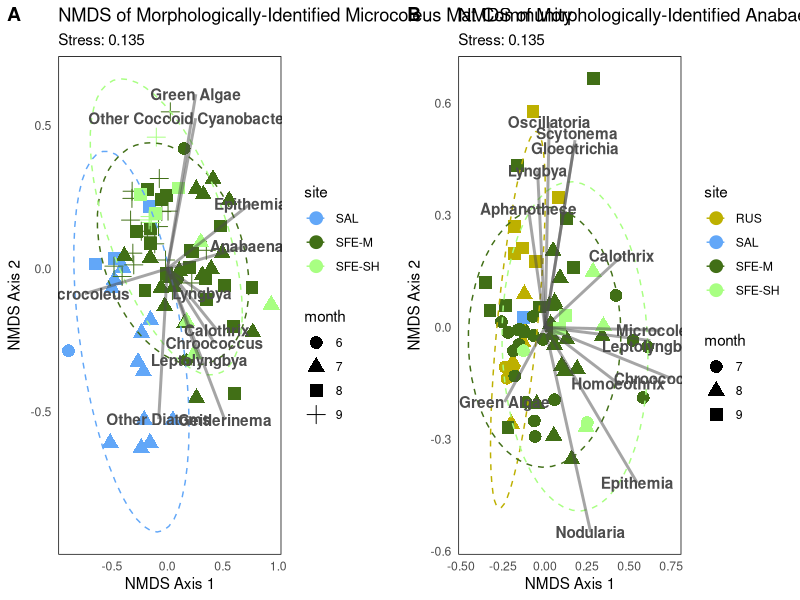

Write R code to recreate this figure.
####
# loading packages
library(tidyverse)
library(vegan)

set.seed(666)

# load data- only care about community and not environmental here
tm <- read.csv("./data/morphological/tm_algalonly_with_covar.csv") %>% 
  dplyr::select(!c(pH:Pheo_ug_g)) %>% 
  dplyr::select(!c(percent_organic_matter, ATX_all_ug_chla_ug, ATX_all_ug_orgmat_g)) %>% 
  mutate(month = month(field_date),
         year = year(field_date))
tac <- read.csv("./data/morphological/tac_algalonly_with_covar.csv") %>% 
  dplyr::select(!c(pH:Pheo_ug_g)) %>% 
  dplyr::select(!c(percent_organic_matter, ATX_all_ug_chla_ug, ATX_all_ug_orgmat_g)) %>% 
  mutate(month = month(field_date),
         year = year(field_date))
nt <- read.csv("./data/morphological/nt_algalonly_with_covar.csv") %>% 
  dplyr::select(!c(pH:TAC_ATX_all_ug_orgmat_g)) %>% 
  mutate(month = month(field_date),
         year = year(field_date))

# function to see which columns have nothing other than zero
check_zeros <- function(df) {
  for(i in 1:ncol(df)) {
    check <- any(which(df[i] > 0))
    if(check == FALSE) {
      return(colnames(df)[i])
    }
  }
}
# should probably move this code block to processing code
check_zeros(tm)
check_zeros(tac)
check_zeros(nt)
# remove aphanothece to avoid errors
tm <- tm %>% 
  select(!aphanothece)

# create matrix
tm_sub<- tm[,c(4:(ncol(tm) - 2))] %>% 
  dplyr::select(!sample_type)
tm_matrix <- as.matrix(tm_sub)

tac_sub <- tac[,c(4:(ncol(tac) - 2))] %>% 
  dplyr::select(!sample_type)
nt_sub <- nt[,c(4:(ncol(nt) - 2))] %>% 
  dplyr::select(!sample_type)
tac_matrix <- as.matrix(tac_sub)
nt_matrix <- as.matrix(nt_sub)

# nmds

nmds_tm <- metaMDS(tm_matrix,
                   distance = "bray",
                   trymax = 500,
                   autotransform = TRUE)

nmds_scores <- as.data.frame(scores(nmds_tm, "sites"))
nmds_data <- cbind(nmds_scores, tm %>% select(site_reach, site, field_date, month, year))
nmds_data$month <- as.character(nmds_data$month)

nmds_tac <- metaMDS(tac_matrix,
                    distance = "bray",
                    trymax = 500,
                    autotransform = TRUE)
nmds_scores_tac <- as.data.frame(scores(nmds_tac, "sites"))
nmds_data_tac <- cbind(nmds_scores_tac, tac %>% select(site_reach, site, field_date, month, year))
nmds_data_tac$month <- as.character(nmds_data_tac$month)

nmds_nt <- metaMDS(nt_matrix,
                    distance = "bray",
                    trymax = 500,
                    autotransform = TRUE)
nmds_scores_nt <- as.data.frame(scores(nmds_nt, "sites"))
nmds_data_nt <- cbind(nmds_scores_nt, nt %>% select(site_reach, site, field_date, month, year))
nmds_data_nt$month <- as.character(nmds_data_nt$month)


# loadings attempt
vf <- envfit(nmds_tm, tm_matrix, perm = 999)
vf_tac <- envfit(nmds_tac, tac_matrix, perm = 999)
vf_nt <- envfit(nmds_nt, nt_matrix, perm = 999)

vf_coord <- as.data.frame(scores(vf, "vectors")) * ordiArrowMul(vf)
vf_coord_tac <- as.data.frame(scores(vf_tac, "vectors")) * ordiArrowMul(vf_tac)
vf_coord_nt <- as.data.frame(scores(vf_nt, "vectors")) * ordiArrowMul(vf_nt)
green_algae <- vf_coord_tac["green_algae",]
geitlerinema <- vf_coord_nt["geitlerinema",]
ulothrix <- vf_coord_nt["ulothrix",]
homoeothrix <- vf_coord_nt["homoeothrix",]

# remove unknowns
vf_coord_tac <- vf_coord_tac[-c(18,22),]
vf_coord <- vf_coord[-c(17, 21),]
vf_coord_nt <- vf_coord_nt[-c(41,42),]

# remove ones I don't care about or find redundant
vf_coord <- vf_coord %>% 
  filter(abs(NMDS1) >= 0.3 | abs(NMDS2) >= 0.3)
vf_coord_tac <- vf_coord_tac %>% 
  filter(abs(NMDS1) >= 0.3 | abs(NMDS2) >= 0.3)
vf_coord_nt <- vf_coord_nt %>% 
  filter(abs(NMDS1) >= 0.35 | abs(NMDS2) >= 0.35)

# add back in green algae to TAC and stuff to NT
vf_coord_tac <- rbind(vf_coord_tac, green_algae)
vf_coord_nt <- rbind(vf_coord_nt, geitlerinema)
vf_coord_nt <- rbind(vf_coord_nt, ulothrix)
vf_coord_nt <- rbind(vf_coord_nt, homoeothrix)

# change anabaena & cyl to just anabaena for plotting purposees

# text specific locations change for graphs
vf_coord_text <- vf_coord
rownames(vf_coord_text) <- c("Anabaena", "Calothrix", "Chroococcus", "Epithemia", 
                             "Geitlerinema", "Green Algae", "Leptolyngbya", "Lyngbya",
                             "Microcoleus", "Other Diatoms", "Other Coccoid Cyanobacteria")
vf_coord_text["Chroococcus",][1,2] <- (-.26)

vf_coord_text_tac <- vf_coord_tac
rownames(vf_coord_text_tac) <- c("Aphanothece", "Calothrix", "Chroococcus", "Epithemia", 
                                 "Gloeotrichia", "Homoeothrix", "Leptolyngbya", "Lyngbya", 
                                 "Microcoleus", "Nodularia", "Oscillatoria", "Scytonema",
                                 "Green Algae")
vf_coord_text_tac["Chroococcus",][1,1] <- (0.7)
vf_coord_text_tac["Leptolyngbya",][1,2] <- (-.05)
vf_coord_text_tac["Gloeotrichia",][1,2] <- (.48)
vf_coord_text_tac["Scytonema",][1,2] <- (.52)
vf_coord_text_tac["Scytonema",][1,1] <- (.19)

vf_coord_text_nt <- vf_coord_nt
rownames(vf_coord_text_nt) <- c("Anabaena", "Cladophora", "Coelastrum", "Epithemia", "Leptolynbya", 
                                "Microcoleus", "Mougeotia", "Other Diatoms", "Nostoc", "Oedogonium", 
                                "Rhopalodia", "Spirogyra", "Stauridium", "Geitlerinema", "Ulothrix",
                                "Homoeothrix")
vf_coord_text_nt["Spirogyra",][1,2] <- (-0.52)
vf_coord_text_nt["Epithemia",][1,1] <- (-0.83)
vf_coord_text_nt["Cladophora",][1,1] <- (-0.53)
vf_coord_text_nt["Coelastrum",][1,1] <- (-0.04)
vf_coord_text_nt["Ulothrix",][1,2] <- (0.25)

# graphs

tm <- ggplot(nmds_data, aes(x = NMDS1, y = NMDS2)) +
  geom_point(aes(color = site, shape = month), size = 4) +
  stat_ellipse(aes(color = site), type = "t", linetype = 2, size = 0.5) +
  scale_color_manual(values = c("SAL" = "#62a7f8",
                                "SFE-M" = "#416f16",
                                "SFE-SH" = "#a8ff82")) +
  geom_segment(aes(x = 0, y = 0, xend = NMDS1, yend = NMDS2), 
               data = vf_coord_text, size =1, alpha = 0.5, colour = "grey30") +
  geom_text(data = vf_coord_text, aes(x = NMDS1, y = NMDS2), colour = "grey30", 
            fontface = "bold", label = row.names(vf_coord_text)) +
  theme_minimal() +
  theme(panel.grid = element_blank(),
        panel.border = element_rect(fill = NA, color = "black"),
        legend.position = "right") +
  labs(title = "NMDS of Morphologically-Identified Microcoleus Mat Community",
       subtitle = paste("Stress:", round(nmds_tm$stress, 3)),
       x = "NMDS Axis 1",
       y = "NMDS Axis 2")

tac <- ggplot(nmds_data_tac, aes(x = NMDS1, y = NMDS2)) +
  geom_point(aes(color = site, shape = month), size = 4) +
  stat_ellipse(aes(color = site), type = "t", linetype = 2, size = 0.5) +
  scale_color_manual(values = c("SAL" = "#62a7f8",
                                "SFE-M" = "#416f16",
                                "SFE-SH" = "#a8ff82",
                                "RUS" = "#bdb000")) +
  geom_segment(aes(x = 0, y = 0, xend = NMDS1, yend = NMDS2), 
               data = vf_coord_tac, size =1, alpha = 0.5, colour = "grey30") +
  geom_text(data = vf_coord_text_tac, aes(x = NMDS1, y = NMDS2), colour = "grey30", 
            fontface = "bold", label = row.names(vf_coord_text_tac)) +
  theme_minimal() +
  theme(panel.grid = element_blank(),
        panel.border = element_rect(fill = NA, color = "black"),
        legend.position = "right") +
  labs(title = "NMDS of Morphologically-Identified Anabaena Mat Community",
       subtitle = paste("Stress:", round(nmds_tm$stress, 3)),
       x = "NMDS Axis 1",
       y = "NMDS Axis 2")

nt <- ggplot(nmds_data_nt, aes(x = NMDS1, y = NMDS2)) +
  geom_point(aes(color = site, shape = month), size = 4) +
  stat_ellipse(aes(color = site), type = "t", linetype = 2, size = 0.5) +
  scale_color_manual(values = c("SAL" = "#62a7f8",
                                "SFE-M" = "#416f16",
                                "RUS" = "#bdb000")) +
  geom_segment(aes(x = 0, y = 0, xend = NMDS1, yend = NMDS2), 
               data = vf_coord_nt, size =1, alpha = 0.5, colour = "grey30") +
  geom_text(data = vf_coord_text_nt, aes(x = NMDS1, y = NMDS2), colour = "grey30", 
            fontface = "bold", label = row.names(vf_coord_text_nt)) +
  theme_minimal() +
  theme(panel.grid = element_blank(),
        panel.border = element_rect(fill = NA, color = "black"),
        legend.position = "right") +
  labs(title = "NMDS of Morphologically-Identified Periphyton Community",
       subtitle = paste("Stress:", round(nmds_tm$stress, 3)),
       x = "NMDS Axis 1",
       y = "NMDS Axis 2")


library(cowplot)
plot_grid(tm, tac, labels = c('A', 'B'), align = "v")
